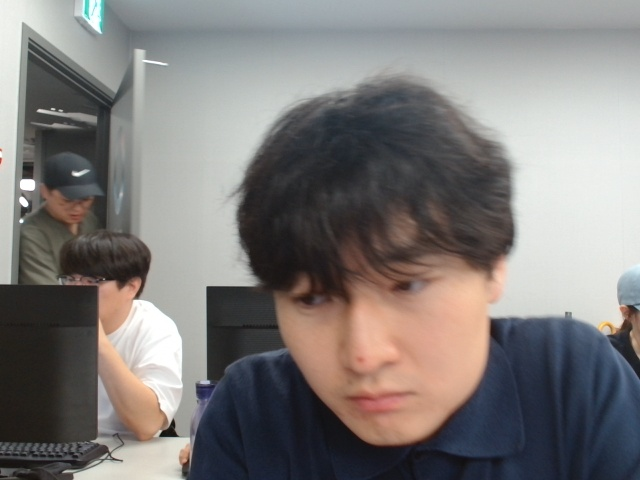
#> input picture 12_data/captured_images/result_20260720_093001.jpg, 640 x 480 px, found by its file name
$ python data_aug.py
#> lines starting #> are read from the running program, lines starting #| are printed output that depends on the picture
from PIL import Image, ImageEnhance, ImageOps #이미지 증강
import matplotlib.pyplot as plt

# 1. 이미지 로드
img = Image.open("12_data/captured_images/result_20260720_093001.jpg")
#> img is the input picture: PIL image 640x480 RGB; mean R, G, B 126.9, 123.2, 121.6

# 2. 이미지 증강
img_rotated = img.rotate(90)
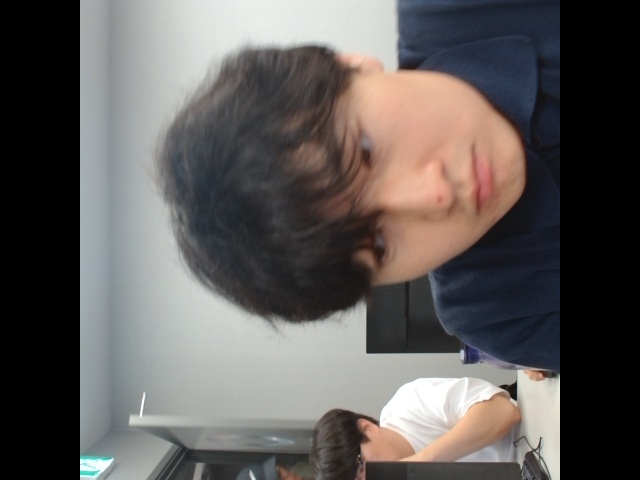
#> img_rotated: PIL image 640x480 RGB; mean R, G, B 95.3, 91.1, 89.6

# 2-1. 이미지 증강(밝기 조절)
enhancer = ImageEnhance.Brightness(img)
img_brightness = enhancer.enhance(0.5)
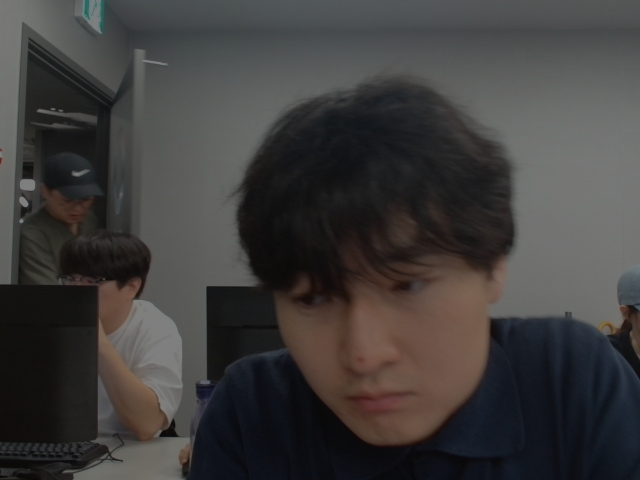
#> img_brightness: PIL image 640x480 RGB; mean R, G, B 63.2, 61.3, 60.6

# 2-2. 이미지 증강(좌우 반전)
img_flip = ImageOps.mirror(img)
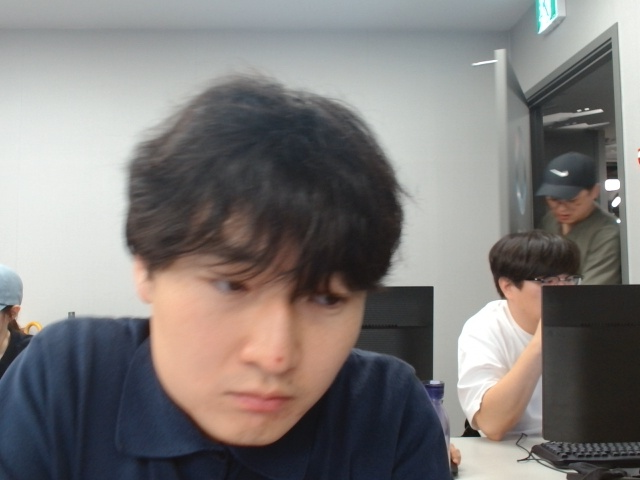
#> img_flip: PIL image 640x480 RGB; mean R, G, B 126.9, 123.2, 121.6

# 3. 결과 시각화 하기
fig, ax = plt.subplots(2, 3, figsize=(20, 10))

# 3-1.
ax[0,0].imshow(img)
ax[0,0].axis('off')
ax[0,0].set_title("Original")

# 3-2. 회전 이미지
ax[0,1].imshow(img)
#> (the run stopped early here; a loop or call above may not have finished)

$ run again, with 12_data/captured_images/result_20260720_093200.jpg copied over 12_data/captured_images/result_20260720_093001.jpg
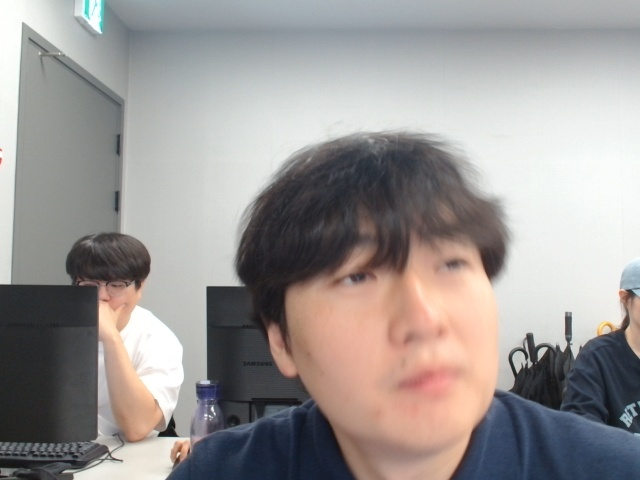
#> input picture 12_data/captured_images/result_20260720_093200.jpg, 640 x 480 px, found by its file name
#> img is the input picture: PIL image 640x480 RGB; mean R, G, B 155.3, 150.4, 148.8
#> `img_brightness = enhancer.enhance(0.5)`:
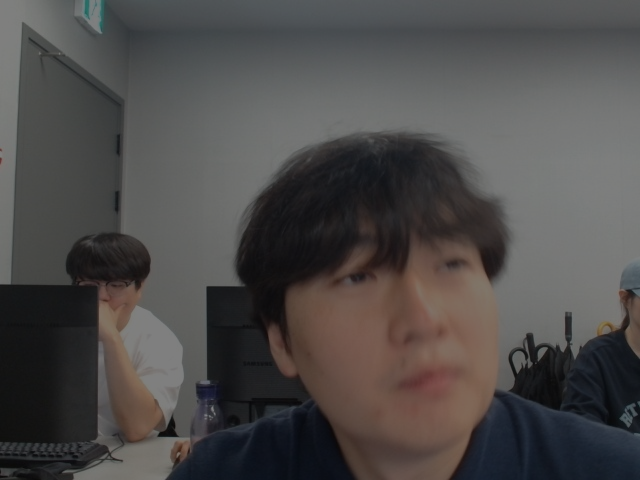
#> img_brightness: PIL image 640x480 RGB; mean R, G, B 77.4, 75, 74.2
#> `img_flip = ImageOps.mirror(img)`:
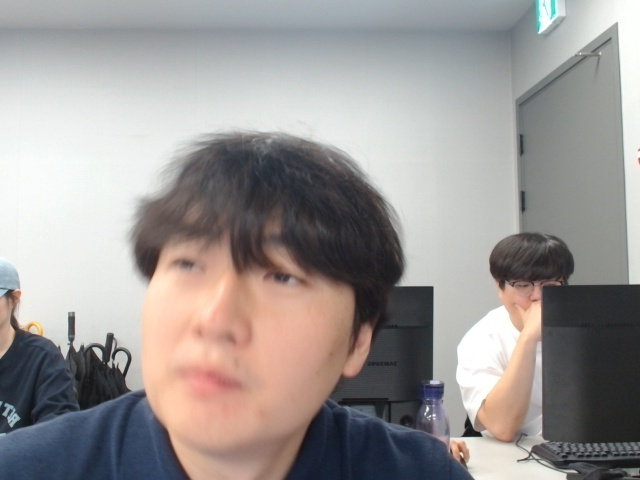
#> img_flip: PIL image 640x480 RGB; mean R, G, B 155.3, 150.4, 148.8
